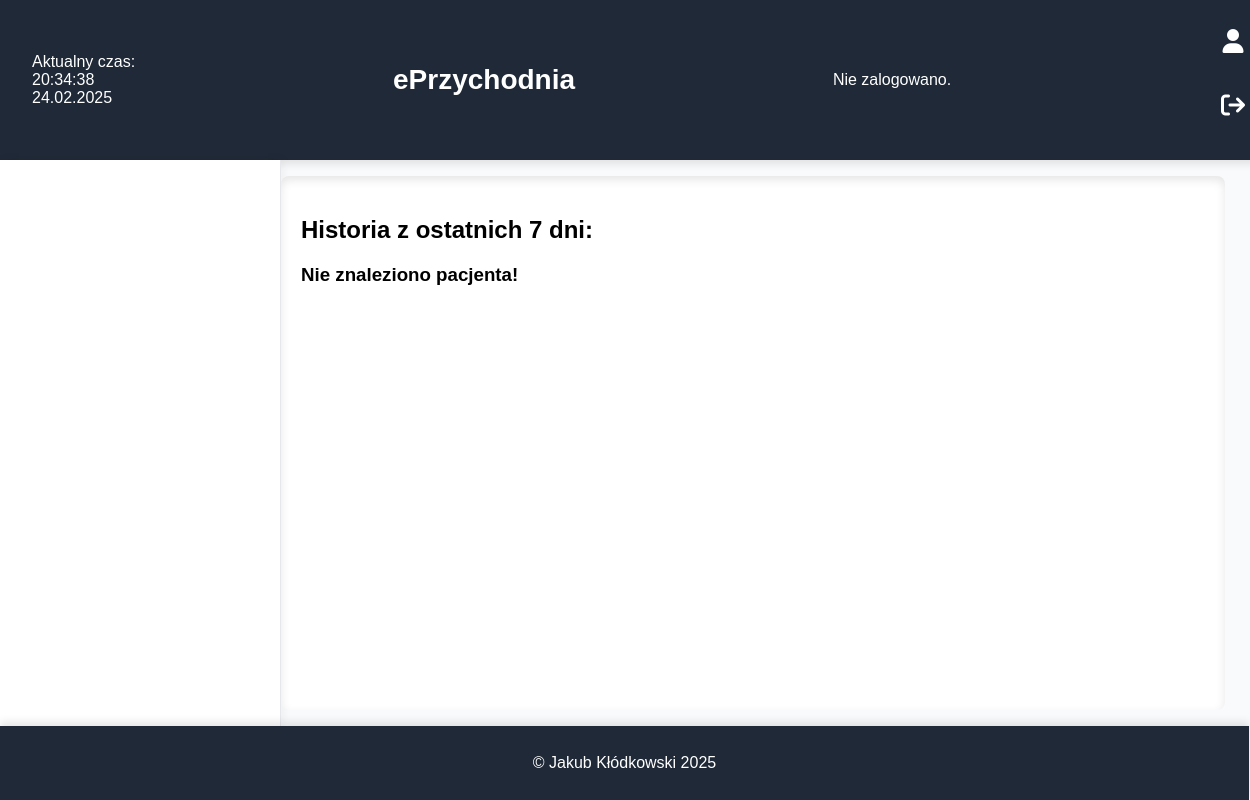
The app's page /7dni_pacjent.php, older data.
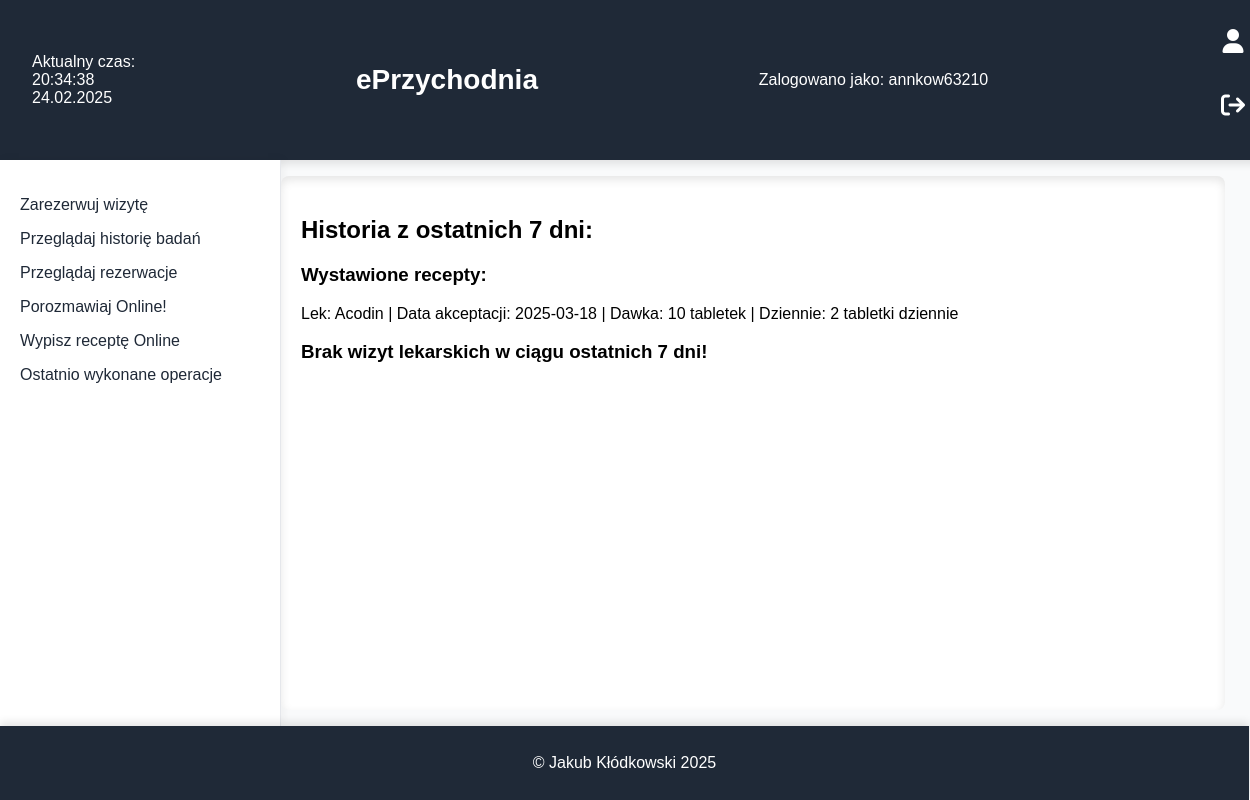
The same page, newer data.
### tables this page shows
CREATE TABLE `zalogowani` (
  `login` char(11) DEFAULT NULL,
  `haslo` varchar(100) DEFAULT NULL,
  `kto` varchar(100) DEFAULT NULL
);

CREATE TABLE `recepty` (
  `id_lekarza` int(10) UNSIGNED DEFAULT NULL,
  `id_pacjenta` int(10) UNSIGNED DEFAULT NULL,
  `nazwa leku` varchar(100) DEFAULT NULL,
  `dawka` varchar(100) DEFAULT NULL,
  `dawkowanie_pacjent` varchar(100) DEFAULT NULL,
  `ilosc_opakowan` int(10) UNSIGNED DEFAULT NULL,
  `zaakceptowane` tinyint(1) DEFAULT 0,
  `id_recepty` int(10) UNSIGNED NOT NULL,
  `data_akceptacji` date DEFAULT NULL
);

### 7dni_pacjent.php (the view, shortened to what the changed rows need)
<!DOCTYPE html>
<html lang="pl">
<head>
    <link rel="stylesheet" href="https://cdnjs.cloudflare.com/ajax/libs/font-awesome/6.4.2/css/all.min.css">
    <link rel="stylesheet" href="style.css">
</head>
<body>
    <header>
    <div id="data"></div>
        <h1 class="text-xl font-bold text-center flex-1"><a href="index.php">ePrzychodnia</a></h1>
        <?php
            require 'wyswietl_logowanie.php';
        ?>
        <div>
<?php
    require 'wyswietl_navbar.php';
?>
        </nav>
        <main>
            <div class="index-content">
                <h2>Historia z ostatnich 7 dni:</h2>
                <?php
                    $connect = mysqli_connect("localhost", "root", "", "eprzychodnia");
                    $sql = "SELECT `id_pacjenta` FROM `pacjenci` INNER JOIN `zalogowani` ON `zalogowani`.`login` = `pacjenci`.`login`";
                    $qu = mysqli_query($connect, $sql);
                    $row = mysqli_fetch_assoc($qu);
                    if ($row) {
                        $sql1 = "SELECT * FROM `recepty` WHERE (`zaakceptowane` = 1 AND `id_pacjenta` = " . $row['id_pacjenta'] . ") AND TIMESTAMPDIFF(DAY, `data_akceptacji`, DATE(NOW())) <= 7";
                        $query = mysqli_query($connect, $sql1);
                        if (mysqli_num_rows($query) > 0) {
                            echo "<h3>Wystawione recepty:</h3>";
                            while ($recepta = mysqli_fetch_assoc($query)) {
                                echo "<p>Lek: " . $recepta['nazwa leku'] . " | Data akceptacji: " . $recepta['data_akceptacji'] . " | Dawka: ".$recepta['dawka']." | Dziennie: ".$recepta['dawkowanie_pacjent']."</p>";
                            }
                        } else {
                            echo "<h3>Brak wystawionych recept w ciągu ostatnich 7 dni!</h3>";
                        }
                        $sql2 = "SELECT * FROM badania WHERE id_pacjenta = " . $row['id_pacjenta'] . " AND TIMESTAMPDIFF(DAY, data, DATE(NOW())) <= 7;";
                        $query1 = mysqli_query($connect, $sql2);
                        if (mysqli_num_rows($query1) > 0) {
                            echo "<h3>Wizyty lekarskie z ostatnich 7 dni:</h3>";
                            while ($row1 = mysqli_fetch_assoc($query1)) {
                                $sqlp = "SELECT `imie`, `nazwisko` FROM `pracownik` WHERE `id_lekarza` = '" . $row1['id_lekarza'] . "';";
                                $queryp = mysqli_query($connect, $sqlp);
                                if ($lekarz = mysqli_fetch_assoc($queryp)) {
                                    echo "Lekarz: " . $lekarz['imie'] . " " . $lekarz['nazwisko'] . "<br>";
                                    echo "Data wizyty: " . $row1['data'] . " Diagnoza: ".$row1['diagnoza']."<br><br>";
                                }
                            }
                        }
                        else{
                            echo "<h3>Brak wizyt lekarskich w ciągu ostatnich 7 dni!</h3>";
                        }
                    }
                    else {
                        echo "<h3>Nie znaleziono pacjenta!</h3>";
                    }
                ?>
            </div>
        </main>
    </div>
    <footer>
        <p>&copy; Jakub Kłódkowski 2025</p>
    </footer>
</body>
</html>

### wyswietl_logowanie.php (shortened to what the changed rows need)
<?php
            $connect = mysqli_connect("localhost", "root", "", "eprzychodnia");
            $query0 = "SELECT `login` FROM `zalogowani` LIMIT 1";
            $result = mysqli_query($connect, $query0);
            if ($result && mysqli_num_rows($result) > 0) {
                $row = mysqli_fetch_assoc($result);
                $log = $row['login'];
                echo "Zalogowano jako: " . htmlspecialchars($log);
            } else {
                echo "Nie zalogowano.";
            }
        ?>

### wyswietl_navbar.php (shortened to what the changed rows need)
<?php
$connect = mysqli_connect("localhost", "root", "", "eprzychodnia");
$query1 = "SELECT `kto` FROM `zalogowani`";
$result1 = mysqli_query($connect, $query1);
if ($row = mysqli_fetch_assoc($result1)) {
    $kto = $row['kto'];
}
?>
    </header>
    <div style="display: flex; flex: 1;">
        <nav>
            <?php
                $connect = mysqli_connect("localhost", "root", "", "eprzychodnia");
                $query0="select * from `zalogowani`";
                $result0=mysqli_query($connect,$query0);
                if(mysqli_num_rows($result0)>0){
                    $query1 = "SELECT `kto` FROM `zalogowani`";
                    $result1 = mysqli_query($connect, $query1);
                    if ($row = mysqli_fetch_assoc($result1)) {
                        $kto = $row['kto'];
                    }
                    $query2="select * from `uprawnienia` where `stanowisko`='".$kto."'";
                    $result2=mysqli_query($connect,$query2);
                    if($row=mysqli_fetch_assoc($result2)){
                        $rezerwuj=$row['rezerwuj'];
                        $przegladaj_historie=$row['przegladaj_historie'];
                        if($rezerwuj==1){
                            echo "<p><a href='rezerwuj.php'>Zarezerwuj wizytę</a></p>";
                        }
                        if($przegladaj_historie==1){
                            echo "<p><a href='historia.php'>Przeglądaj historię badań</a></p>";
                        }
                        if($row['przegladaj_rezerwacje']==1){
                            echo "<p><a href='przegladaj_rezerwacje.php'>Przeglądaj rezerwacje</a></p>";
                        }
                        if($row['ewizyta']==1){
                            echo "<p><a href='chat.php'>Porozmawiaj Online!</a></p>";
                        }
                        if($row['napisz_recepte']==1){
                            echo "<p><a href='zamow_recepte.php'>Wypisz receptę Online</a></p>";
                        }
                        if($row['wyswietl_historie_7dni_pacjent']==1){
                            echo "<p><a href='7dni_pacjent.php'>Ostatnio wykonane operacje</a></p>";
                        }
                    }
                }
            ?>

Row changes from the older to the newer data that the page shows:
added zalogowani: login "annkow63210"
now on this page (row edited): recepty: nazwa leku "Acodin", data_akceptacji "2025-03-18", dawka "10 tabletek", dawkowanie_pacjent "2 tabletki dziennie"
Text that changed along with them:
text no longer shown: "Nie zalogowano. Nie znaleziono pacjenta!"
text now shown: "Zalogowano jako: Zarezerwuj wizytę Przeglądaj historię badań Przeglądaj rezerwacje Porozmawiaj Online! Wypisz receptę Online Ostatnio wykonane operacje Wystawione recepty: Brak wizyt lekarskich w ciągu ostatnich 7 dni!"
